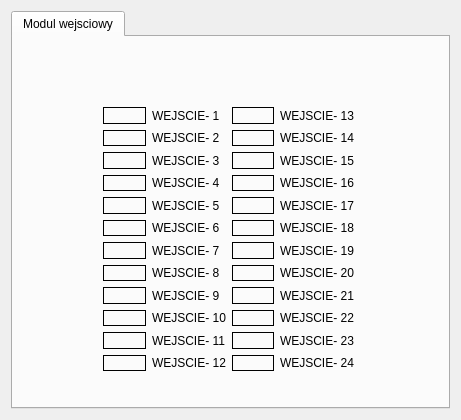
<?xml version="1.0" encoding="UTF-8"?>
<ui version="4.0">
 <class>wejscia</class>
 <widget class="QDialog" name="wejscia">
  <property name="geometry">
   <rect>
    <x>0</x>
    <y>0</y>
    <width>461</width>
    <height>420</height>
   </rect>
  </property>
  <property name="windowTitle">
   <string>Dialog</string>
  </property>
  <layout class="QGridLayout" name="gridLayout">
   <item row="0" column="0">
    <layout class="QGridLayout" name="gridLayout_2">
     <item row="0" column="0">
      <widget class="QTabWidget" name="tabWidget">
       <property name="currentIndex">
        <number>0</number>
       </property>
       <widget class="QWidget" name="tab">
        <attribute name="title">
         <string>Modul wejsciowy</string>
        </attribute>
        <widget class="QWidget" name="">
         <property name="geometry">
          <rect>
           <x>90</x>
           <y>70</y>
           <width>251</width>
           <height>264</height>
          </rect>
         </property>
         <layout class="QGridLayout" name="gridLayout_3">
          <item row="0" column="0">
           <layout class="QHBoxLayout" name="horizontalLayout">
            <item>
             <layout class="QVBoxLayout" name="verticalLayout_5">
              <item>
               <widget class="QLabel" name="WE1">
                <property name="frameShape">
                 <enum>QFrame::Box</enum>
                </property>
                <property name="frameShadow">
                 <enum>QFrame::Plain</enum>
                </property>
                <property name="text">
                 <string/>
                </property>
               </widget>
              </item>
              <item>
               <widget class="QLabel" name="WE2">
                <property name="frameShape">
                 <enum>QFrame::Box</enum>
                </property>
                <property name="text">
                 <string/>
                </property>
               </widget>
              </item>
              <item>
               <widget class="QLabel" name="WE3">
                <property name="frameShape">
                 <enum>QFrame::Box</enum>
                </property>
                <property name="text">
                 <string/>
                </property>
               </widget>
              </item>
              <item>
               <widget class="QLabel" name="WE4">
                <property name="frameShape">
                 <enum>QFrame::Box</enum>
                </property>
                <property name="text">
                 <string/>
                </property>
               </widget>
              </item>
              <item>
               <widget class="QLabel" name="WE5">
                <property name="frameShape">
                 <enum>QFrame::Box</enum>
                </property>
                <property name="text">
                 <string/>
                </property>
               </widget>
              </item>
              <item>
               <widget class="QLabel" name="WE6">
                <property name="frameShape">
                 <enum>QFrame::Box</enum>
                </property>
                <property name="text">
                 <string/>
                </property>
               </widget>
              </item>
              <item>
               <widget class="QLabel" name="WE7">
                <property name="frameShape">
                 <enum>QFrame::Box</enum>
                </property>
                <property name="text">
                 <string/>
                </property>
               </widget>
              </item>
              <item>
               <widget class="QLabel" name="WE8">
                <property name="frameShape">
                 <enum>QFrame::Box</enum>
                </property>
                <property name="text">
                 <string/>
                </property>
               </widget>
              </item>
              <item>
               <widget class="QLabel" name="WE9">
                <property name="frameShape">
                 <enum>QFrame::Box</enum>
                </property>
                <property name="text">
                 <string/>
                </property>
               </widget>
              </item>
              <item>
               <widget class="QLabel" name="WE10">
                <property name="frameShape">
                 <enum>QFrame::Box</enum>
                </property>
                <property name="text">
                 <string/>
                </property>
               </widget>
              </item>
              <item>
               <widget class="QLabel" name="WE11">
                <property name="frameShape">
                 <enum>QFrame::Box</enum>
                </property>
                <property name="text">
                 <string/>
                </property>
               </widget>
              </item>
              <item>
               <widget class="QLabel" name="WE12">
                <property name="frameShape">
                 <enum>QFrame::Box</enum>
                </property>
                <property name="text">
                 <string/>
                </property>
               </widget>
              </item>
             </layout>
            </item>
            <item>
             <layout class="QVBoxLayout" name="verticalLayout_2">
              <item>
               <widget class="QLabel" name="label">
                <property name="text">
                 <string>WEJSCIE- 1</string>
                </property>
               </widget>
              </item>
              <item>
               <widget class="QLabel" name="label_2">
                <property name="text">
                 <string>WEJSCIE- 2</string>
                </property>
               </widget>
              </item>
              <item>
               <widget class="QLabel" name="label_3">
                <property name="text">
                 <string>WEJSCIE- 3</string>
                </property>
               </widget>
              </item>
              <item>
               <widget class="QLabel" name="label_4">
                <property name="text">
                 <string>WEJSCIE- 4</string>
                </property>
               </widget>
              </item>
              <item>
               <widget class="QLabel" name="label_5">
                <property name="text">
                 <string>WEJSCIE- 5</string>
                </property>
               </widget>
              </item>
              <item>
               <widget class="QLabel" name="label_6">
                <property name="text">
                 <string>WEJSCIE- 6</string>
                </property>
               </widget>
              </item>
              <item>
               <widget class="QLabel" name="label_7">
                <property name="text">
                 <string>WEJSCIE- 7</string>
                </property>
               </widget>
              </item>
              <item>
               <widget class="QLabel" name="label_8">
                <property name="text">
                 <string>WEJSCIE- 8</string>
                </property>
               </widget>
              </item>
              <item>
               <widget class="QLabel" name="label_9">
                <property name="text">
                 <string>WEJSCIE- 9</string>
                </property>
               </widget>
              </item>
              <item>
               <widget class="QLabel" name="label_10">
                <property name="text">
                 <string>WEJSCIE- 10</string>
                </property>
               </widget>
              </item>
              <item>
               <widget class="QLabel" name="label_11">
                <property name="text">
                 <string>WEJSCIE- 11</string>
                </property>
               </widget>
              </item>
              <item>
               <widget class="QLabel" name="label_12">
                <property name="text">
                 <string>WEJSCIE- 12</string>
                </property>
               </widget>
              </item>
             </layout>
            </item>
           </layout>
          </item>
          <item row="0" column="1">
           <layout class="QHBoxLayout" name="horizontalLayout_2">
            <item>
             <layout class="QVBoxLayout" name="verticalLayout_6">
              <item>
               <widget class="QLabel" name="WE13">
                <property name="frameShape">
                 <enum>QFrame::Box</enum>
                </property>
                <property name="text">
                 <string/>
                </property>
               </widget>
              </item>
              <item>
               <widget class="QLabel" name="WE14">
                <property name="frameShape">
                 <enum>QFrame::Box</enum>
                </property>
                <property name="text">
                 <string/>
                </property>
               </widget>
              </item>
              <item>
               <widget class="QLabel" name="WE15">
                <property name="frameShape">
                 <enum>QFrame::Box</enum>
                </property>
                <property name="text">
                 <string/>
                </property>
               </widget>
              </item>
              <item>
               <widget class="QLabel" name="WE16">
                <property name="frameShape">
                 <enum>QFrame::Box</enum>
                </property>
                <property name="text">
                 <string/>
                </property>
               </widget>
              </item>
              <item>
               <widget class="QLabel" name="WE17">
                <property name="frameShape">
                 <enum>QFrame::Box</enum>
                </property>
                <property name="text">
                 <string/>
                </property>
               </widget>
              </item>
              <item>
               <widget class="QLabel" name="WE18">
                <property name="frameShape">
                 <enum>QFrame::Box</enum>
                </property>
                <property name="text">
                 <string/>
                </property>
               </widget>
              </item>
              <item>
               <widget class="QLabel" name="WE19">
                <property name="frameShape">
                 <enum>QFrame::Box</enum>
                </property>
                <property name="text">
                 <string/>
                </property>
               </widget>
              </item>
              <item>
               <widget class="QLabel" name="WE20">
                <property name="frameShape">
                 <enum>QFrame::Box</enum>
                </property>
                <property name="text">
                 <string/>
                </property>
               </widget>
              </item>
              <item>
               <widget class="QLabel" name="WE21">
                <property name="frameShape">
                 <enum>QFrame::Box</enum>
                </property>
                <property name="text">
                 <string/>
                </property>
               </widget>
              </item>
              <item>
               <widget class="QLabel" name="WE22">
                <property name="frameShape">
                 <enum>QFrame::Box</enum>
                </property>
                <property name="text">
                 <string/>
                </property>
               </widget>
              </item>
              <item>
               <widget class="QLabel" name="WE23">
                <property name="frameShape">
                 <enum>QFrame::Box</enum>
                </property>
                <property name="text">
                 <string/>
                </property>
               </widget>
              </item>
              <item>
               <widget class="QLabel" name="WE24">
                <property name="frameShape">
                 <enum>QFrame::Box</enum>
                </property>
                <property name="text">
                 <string/>
                </property>
               </widget>
              </item>
             </layout>
            </item>
            <item>
             <layout class="QVBoxLayout" name="verticalLayout">
              <item>
               <widget class="QLabel" name="label_13">
                <property name="text">
                 <string>WEJSCIE- 13</string>
                </property>
               </widget>
              </item>
              <item>
               <widget class="QLabel" name="label_14">
                <property name="text">
                 <string>WEJSCIE- 14</string>
                </property>
               </widget>
              </item>
              <item>
               <widget class="QLabel" name="label_15">
                <property name="text">
                 <string>WEJSCIE- 15</string>
                </property>
               </widget>
              </item>
              <item>
               <widget class="QLabel" name="label_16">
                <property name="text">
                 <string>WEJSCIE- 16</string>
                </property>
               </widget>
              </item>
              <item>
               <widget class="QLabel" name="label_17">
                <property name="text">
                 <string>WEJSCIE- 17</string>
                </property>
               </widget>
              </item>
              <item>
               <widget class="QLabel" name="label_18">
                <property name="text">
                 <string>WEJSCIE- 18</string>
                </property>
               </widget>
              </item>
              <item>
               <widget class="QLabel" name="label_19">
                <property name="text">
                 <string>WEJSCIE- 19</string>
                </property>
               </widget>
              </item>
              <item>
               <widget class="QLabel" name="label_20">
                <property name="text">
                 <string>WEJSCIE- 20</string>
                </property>
               </widget>
              </item>
              <item>
               <widget class="QLabel" name="label_21">
                <property name="text">
                 <string>WEJSCIE- 21</string>
                </property>
               </widget>
              </item>
              <item>
               <widget class="QLabel" name="label_22">
                <property name="text">
                 <string>WEJSCIE- 22</string>
                </property>
               </widget>
              </item>
              <item>
               <widget class="QLabel" name="label_23">
                <property name="text">
                 <string>WEJSCIE- 23</string>
                </property>
               </widget>
              </item>
              <item>
               <widget class="QLabel" name="label_24">
                <property name="text">
                 <string>WEJSCIE- 24</string>
                </property>
               </widget>
              </item>
             </layout>
            </item>
           </layout>
          </item>
         </layout>
        </widget>
       </widget>
      </widget>
     </item>
    </layout>
   </item>
  </layout>
 </widget>
 <resources/>
 <connections/>
</ui>
